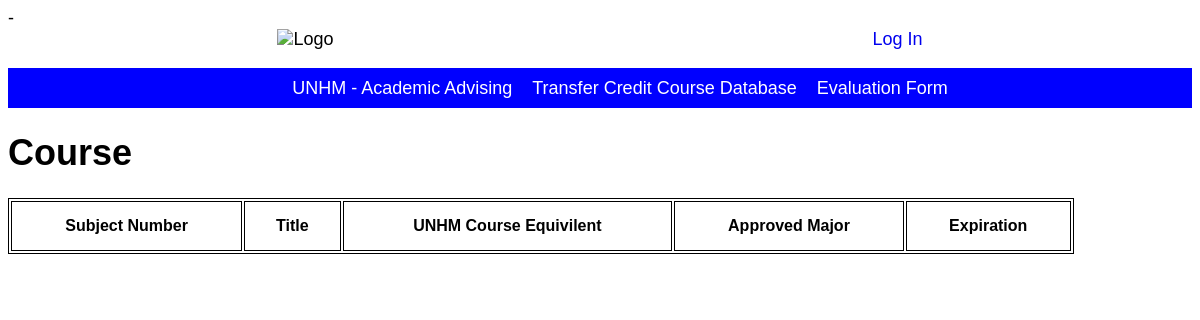
/courses, run on an earlier commit of the app's database.
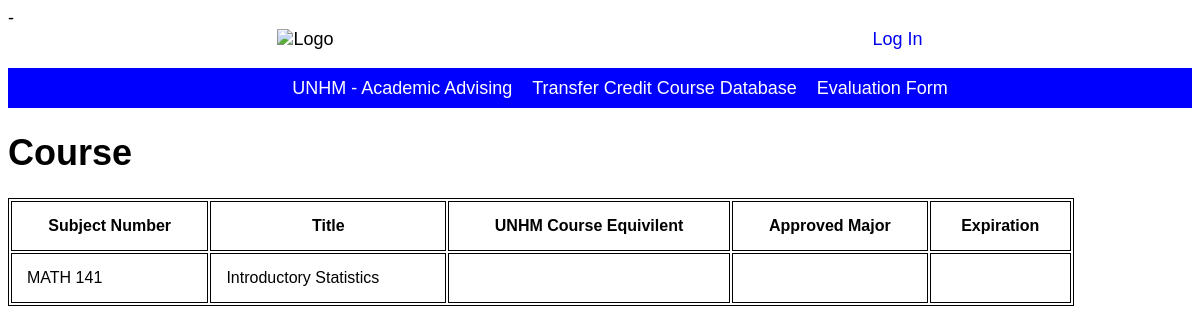
And on a later commit of the database.
### transfer/models/model_course.py (models this page shows, shortened)
class Course(models.Model):
    school_id = models.ForeignKey(School, on_delete=models.CASCADE)
    subject_no = models.CharField(max_length=15, blank=True, null=True)
    title = models.CharField(max_length=100, blank=True, null=True)

### transfer/views/course_view.py (the view)
# urls.py: path('courses', CourseListView.as_view(), name='course_home'),
class CourseListView(ListView):
    model = Course
    template_name = 'course/course_home.html'

### transfer/templates/course/course_home.html
-{% extends "base.html" %}
{% load static %}
{% block content %}
<h1>Course</h1>
<table style="width:90%">
<thead>
    <tr>
    <th>Subject Number</th>
    <th>Title</th>
    <th>UNHM Course Equivilent</th>
    <th>Approved Major</th>
    <th>Expiration</th>
    </tr>
</thead>
<tbody>
    {% for course in object_list %}
    <tr>
    <td>{{ course.subject_no }}</td>
    <td>{{ course.title }}</td>
    <td>{{ course.quivilent }}</td>
    <td>{{ course.major }}</td>
    <td>{{ course.expiration_date }}</td>
    </tr>
    {% endfor %}
</tbody>
</table>
{% endblock %}

What changed in the data, as far as the page shows it:
added Course: subject_no "MATH 141", title "Introductory Statistics"
